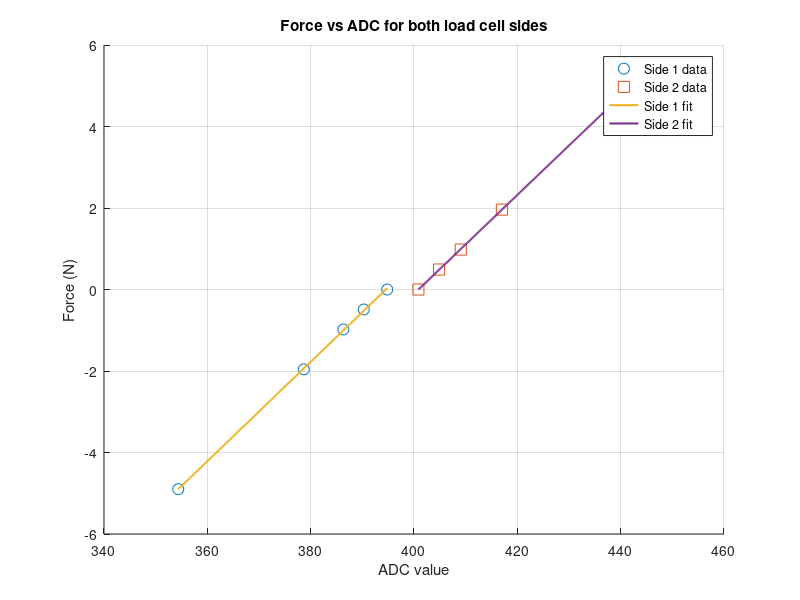

This figure's MATLAB source: (Note: this script raises an error after producing the figure.)
% LAB 4: ADMITTANCE CONTROL

clear all; close all; clc;

%% Exercise 2.1: Force Sensor Calibration
% Datos
F = [0 0.49 0.98 1.96 4.90]';   % Fuerza en Newton
side1 = [394.82 390.28 386.33 378.67 354.37]';
side2 = [400.85 404.85 409.05 417.01 441.27]';

% Ajuste lineal: F = m*ADC + b
coeff1 = polyfit(side1, F, 1);
coeff2 = polyfit(side2, F, 1);

m1 = coeff1(1); b1 = coeff1(2);
m2 = coeff2(1); b2 = coeff2(2);

fprintf("Side 1: F = %.4f·ADC + %.4f\n", m1, b1);
fprintf("Side 2: F = %.4f·ADC + %.4f\n", m2, b2);

% Curvas ajustadas para plot
adc_fit1 = linspace(min(side1), max(side1), 200);
adc_fit2 = linspace(min(side2), max(side2), 200);

F_fit1 = polyval(coeff1, adc_fit1);
F_fit2 = polyval(coeff2, adc_fit2);

% Plot conjunto
figure;
hold on;

% Puntos medidos
plot(side1, -F, 'o', 'MarkerSize', 8, 'DisplayName', 'Side 1 data');
plot(side2, F, 's', 'MarkerSize', 8, 'DisplayName', 'Side 2 data');

% Rectas de ajuste
plot(adc_fit1, -F_fit1, 'LineWidth', 1.5, 'DisplayName', 'Side 1 fit');
plot(adc_fit2, F_fit2, 'LineWidth', 1.5, 'DisplayName', 'Side 2 fit');

xlabel('ADC value');
ylabel('Force (N)');
title('Force vs ADC for both load cell sides');
legend('Location','best');
grid on;
hold off;


%% Exercise 3. Varying parameters on the admittance model

clear all; close all; clc;

filename = 'data/ForceHumana.txt';

% Leer todo el fichero como un único string
txt = fileread(filename);

% Separar en líneas (string array)
lines = splitlines(string(txt));

% Índices de las líneas que contienen "trial"
idxTrial = find(startsWith(strtrim(lines), "trial", 'IgnoreCase', true));

nTrials = numel(idxTrial);

% Estructura para guardar cada caso
trials = struct('data', []);

for k = 1:nTrials
    % Primera línea de datos después de la palabra "trial"
    startLine = idxTrial(k) + 1;

    % Última línea de datos antes del siguiente "trial"
    if k < nTrials
        endLine = idxTrial(k+1) - 1;
    else
        endLine = numel(lines);
    end

    block = lines(startLine:endLine);

    % Quitar líneas vacías (por si las hay)
    block = block(block ~= "");

    % Prealocar matriz [N x 4] (tiempo, ref, posición, torque)
    data = nan(numel(block), 4);

    for i = 1:numel(block)
        vals = sscanf(block(i), "%f, %f, %f, %f");
        if numel(vals) == 4
            data(i,:) = vals(:).';
        end
    end

    trials(k).data = data;
end

%% PLOT TRIALS: desired vs motor position

% Mapeo: trial index -> (J, B, K)
trialInfo = {
    1, 'Trial 2',  'J=1, B=0, K=1';
    2, 'Trial 3',  'J=1, B=3, K=1';
    3, 'Trial 4',  'J=1, B=3, K=3';
    4, 'Trial 5',  'J=3, B=1, K=1';
    6, 'Trial 6',  'J=0.05, B=0.5, K=2.0';
    7, 'Trial 7',  'J=1, B=1, K=3'
};

for i = 1:size(trialInfo,1)

    k      = trialInfo{i,1};
    tlabel = trialInfo{i,2};
    pLabel = trialInfo{i,3};

    data = trials(k).data;
 
    t                   = cumsum(data(:,1));    % tiempo acumulado
    desired_position    = data(:,2);            % desired position
    motor_position      = data(:,3);            % motor position
    torque              = data(:,4);            % interaction torque

    figure('Name',[tlabel ' - Positions']);
    plot(t, desired_position, 'LineWidth', 1.5); hold on;
    plot(t, motor_position,  'LineWidth', 1.5);
    grid on;
    xlabel('Time [s]');
    ylabel('Position [deg]');
    title([tlabel ' | ' pLabel]);
    legend('Desired position','Motor position','Location','best');

end


%% SUBPLOT with all trials (Positions)

figure('Name','All Trials - Positions','NumberTitle','off');

for i = 1:size(trialInfo,1)

    k      = trialInfo{i,1};
    tlabel = trialInfo{i,2};
    pLabel = trialInfo{i,3};

    data = trials(k).data;

    t                = cumsum(data(:,1));
    desired_position = data(:,2);
    motor_position   = data(:,3);

    subplot(3,2,i)
    plot(t, desired_position, 'LineWidth', 1.2); hold on;
    plot(t, motor_position,  'LineWidth', 1.2);
    grid on;

    title([tlabel ' | ' pLabel])
    xlabel('Time [s]')
    ylabel('Position [deg]')

    if i == 1
        legend('Desired position','Motor position','Location','best')
    end

end
